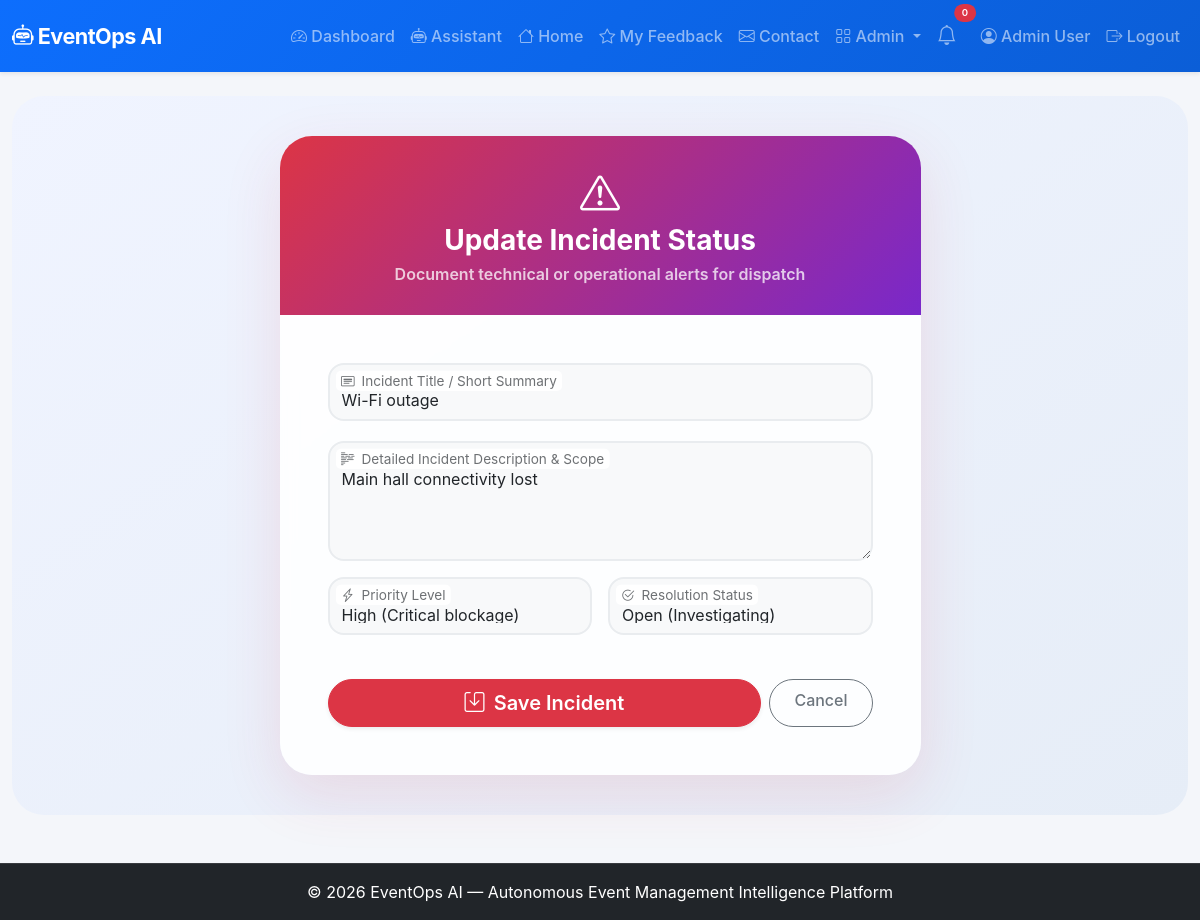
Screenshot of /admin/incidents/edit/1 (signed in) with the database file from the repository.
### app.py (models this page shows, shortened)
class User(UserMixin, db.Model):
    id = db.Column(db.Integer, primary_key=True)
    name = db.Column(db.String(100), nullable=False)
    email = db.Column(db.String(100), unique=True, nullable=False)
    password_hash = db.Column(db.String(200), nullable=False)
    role = db.Column(db.String(20), default='user')
    created_at = db.Column(db.DateTime, default=lambda: datetime.now(timezone.utc))

class Incident(db.Model):
    id = db.Column(db.Integer, primary_key=True)
    title = db.Column(db.String(200), nullable=False)
    description = db.Column(db.Text)
    priority = db.Column(db.String(20), default='medium')
    status = db.Column(db.String(20), default='open')
    reported_at = db.Column(db.DateTime, default=lambda: datetime.now(timezone.utc))
    resolved_at = db.Column(db.DateTime, nullable=True)

### app.py (the view, shortened to what this page needs)
@app.route('/admin/incidents/edit/<int:incident_id>', methods=['GET', 'POST'])
@login_required
def admin_incident_edit(incident_id):
    if current_user.role != 'admin':
        abort(403)
    inc = Incident.query.get_or_404(incident_id)
    return render_template('admin_incident_form.html', incident=inc)

### app.py (called while the page is built)
@login_manager.user_loader
def load_user(user_id):
    return User.query.get(int(user_id))

### templates/admin_incident_form.html (shortened to what this page needs)
{% extends "base.html" %}
{% block content %}
<div class="form-wrapper">
    <div class="container">
        <div class="row justify-content-center">
            <div class="col-lg-7 col-md-9">
                <div class="card form-card">
                    <div class="card-header">
                        <i class="bi bi-exclamation-triangle fs-1 mb-2"></i>
                        <h3 class="fw-bold mb-1">{{ 'Update Incident Status' if incident else 'Report Facility Incident' }}</h3>
                        <p class="mb-0 opacity-75">Document technical or operational alerts for dispatch</p>
                    </div>
                    <div class="card-body p-4 p-md-5">
                        <form method="POST">
                            <div class="form-floating">
                                <input type="text" class="form-control" id="title" name="title" placeholder="Incident Title" value="{{ incident.title if incident else '' }}" required>
                                <label for="title">Incident Title / Short Summary</label>
                            </div>
                            <div class="form-floating mb-3">
                                <textarea class="form-control" id="description" name="description" style="height: 120px" placeholder="Details" required>{{ incident.description if incident else '' }}</textarea>
                                <label for="description">Detailed Incident Description & Scope</label>
                            </div>
                            <div class="row g-3 mb-4">
                                <div class="col-md-6">
                                    <div class="form-floating">
                                        <select class="form-select" id="priority" name="priority" required>
                                            <option value="high" {% if incident and incident.priority == 'high' %}selected{% endif %}>High (Critical blockage)</option>
                                        </select>
                                        <label for="priority">Priority Level</label>
                                    </div>
                                </div>
                                <div class="col-md-6">
                                    <div class="form-floating">
                                        <select class="form-select" id="status" name="status">
                                            <option value="open" {% if not incident or incident.status == 'open' %}selected{% endif %}>Open (Investigating)</option>
                                        </select>
                                        <label for="status">Resolution Status</label>
                                    </div>
                                </div>
                            </div>
                            <div class="d-flex gap-2">
                                <button type="submit" class="btn btn-danger btn-lg rounded-pill px-4 fw-semibold shadow-sm flex-grow-1">
                                    <i class="bi bi-save me-1"></i> {{ 'Save Incident' if incident else 'Submit Alert' }}
                                </button>
                                <a href="{{ url_for('admin_incidents') }}" class="btn btn-outline-secondary rounded-pill px-4">
                                    Cancel
                                </a>
                            </div>
                        </form>
                    </div>
                </div>
            </div>
        </div>
    </div>
</div>
{% endblock %}

### templates/base.html (shortened to what this page needs)
<!DOCTYPE html>
<html lang="en">
<head>
    <link href="https://cdn.jsdelivr.net/npm/bootstrap@5.3.0/dist/css/bootstrap.min.css" rel="stylesheet">
    <link rel="stylesheet" href="https://cdn.jsdelivr.net/npm/bootstrap-icons@1.11.0/font/bootstrap-icons.css">
    <link rel="stylesheet" href="{{ url_for('static', filename='css/style.css') }}">
</head>
<body>
    <nav class="navbar navbar-expand-lg navbar-dark bg-primary shadow-sm">
        <div class="container-fluid">
            <a class="navbar-brand fw-bold" href="{{ url_for('index') }}">
                <i class="bi bi-robot"></i> EventOps AI
            </a>
            <div class="collapse navbar-collapse" id="navbarNav">
                <ul class="navbar-nav ms-auto align-items-lg-center">
                    {% if current_user.is_authenticated %}
                    <li class="nav-item">
                        <a class="nav-link" href="{{ url_for('dashboard') }}">
                            <i class="bi bi-speedometer2"></i> Dashboard
                        </a>
                    </li>
                    <li class="nav-item">
                        <a class="nav-link" href="{{ url_for('assistant_page') }}">
                            <i class="bi bi-robot"></i> Assistant
                        </a>
                    </li>
                    <li class="nav-item">
                        <a class="nav-link" href="{{ url_for('index') }}">
                            <i class="bi bi-house"></i> Home
                        </a>
                    </li>
                    <li class="nav-item">
                        <a class="nav-link" href="{{ url_for('feedback_list') }}">
                            <i class="bi bi-star"></i> My Feedback
                        </a>
                    </li>
                    <li class="nav-item">
                        <a class="nav-link" href="{{ url_for('contact') }}">
                            <i class="bi bi-envelope"></i> Contact
                        </a>
                    </li>
                    {% if current_user.role == 'admin' %}
                    <li class="nav-item dropdown">
                        <a class="nav-link dropdown-toggle" href="#" role="button" data-bs-toggle="dropdown">
                            <i class="bi bi-grid"></i> Admin
                        </a>
                    </li>
                    {% endif %}
                    <li class="nav-item position-relative me-2">
                        <a class="nav-link" href="#" title="Notifications" data-bs-toggle="dropdown">
                            <i class="bi bi-bell fs-5"></i>
                            <span
                                class="position-absolute top-0 start-100 translate-middle badge rounded-pill bg-danger"
                                style="font-size:0.6rem;">
                                0
                            </span>
                        </a>
                    </li>
                    <li class="nav-item">
                        <a class="nav-link" href="{{ url_for('profile') }}">
                            <i class="bi bi-person-circle"></i> {{ current_user.name }}
                        </a>
                    </li>
                    <li class="nav-item">
                        <a class="nav-link" href="{{ url_for('logout') }}">
                            <i class="bi bi-box-arrow-right"></i> Logout
                        </a>
                    </li>
                    {% endif %}
                </ul>
            </div>
        </div>
    </nav>
    <main class="container-fluid py-4">
        {% block content %}{% endblock %}
    </main>
    <footer class="footer bg-dark text-white py-3 mt-4">
        <div class="container text-center">
            <span>© 2026 EventOps AI — Autonomous Event Management Intelligence Platform</span>
        </div>
    </footer>
</body>
</html>

### static/css/style.css (style rules this page uses)
:root { --primary-color: #0d6efd; --primary-hover: #0b5ed7; --secondary-color: #6c757d; --success-color: #198754; --warning-color: #ffc107; --danger-color: #dc3545; --dark-color: #212529; --bg-light: #f8f9fa; --card-shadow: 0 8px 24px rgba(13, 110, 253, 0.08); --hover-shadow: 0 14px 30px rgba(13, 110, 253, 0.15); }
body { background-color: #f4f6fa; color: #2c3e50; font-family: -apple-system, BlinkMacSystemFont, "Segoe UI", Roboto, "Helvetica Neue", Arial, sans-serif; min-height: 100vh; display: flex; flex-direction: column; }
main { flex: 1 0 auto; }
.card { border: none; border-radius: 1.25rem; box-shadow: 0 6px 18px rgba(0,0,0,0.05); transition: transform 0.25s ease, box-shadow 0.25s ease; overflow: hidden; }
.card-header { background: transparent; border-bottom: 1px solid rgba(0, 0, 0, 0.06); font-weight: 600; padding: 1.1rem 1.4rem; }
.navbar { background: linear-gradient(135deg, #0d6efd, #0b5ed7) !important; padding-top: 0.8rem; padding-bottom: 0.8rem; }
.navbar-brand { font-size: 1.35rem; letter-spacing: -0.5px; }
.nav-link { font-weight: 500; transition: color 0.2s ease, opacity 0.2s ease; }
.btn { border-radius: 0.75rem; font-weight: 500; padding: 0.5rem 1.2rem; transition: all 0.2s ease; }
.badge { padding: 0.45em 0.8em; font-weight: 600; border-radius: 0.5rem; }
footer { border-top: 1px solid rgba(255, 255, 255, 0.1); }

### templates/admin_incident_form.html (style rules this page uses)
.form-wrapper { background: linear-gradient(145deg, #f0f4ff 0%, #e6edf7 100%); min-height: 80vh; display: flex; align-items: center; justify-content: center; padding: 2.5rem 0; border-radius: 2rem; }
.form-card { border: none; border-radius: 2rem; background: rgba(255, 255, 255, 0.9); backdrop-filter: blur(8px); box-shadow: 0 20px 60px rgba(220, 53, 69, 0.12); overflow: hidden; }
.form-card .card-header { background: linear-gradient(135deg, #dc3545, #7928ca); color: white; padding: 1.8rem 2rem; text-align: center; border: none; }
.form-floating { margin-bottom: 1.25rem; }
.form-floating > .form-control, .form-floating > .form-select { border-radius: 1rem; border: 2px solid #e9ecef; background: #f8f9fa; }

### rows the page displays
User: name "Admin User"
Incident: title "Wi-Fi outage", description "Main hall connectivity lost", priority "High (Critical blockage)", status "Open (Investigating)"

### other values shown
{{ 'Update Incident Status' if incident else 'Report Facility Incident' }} "Update Incident Status"
{{ 'Save Incident' if incident else 'Submit Alert' }} "Save Incident"
